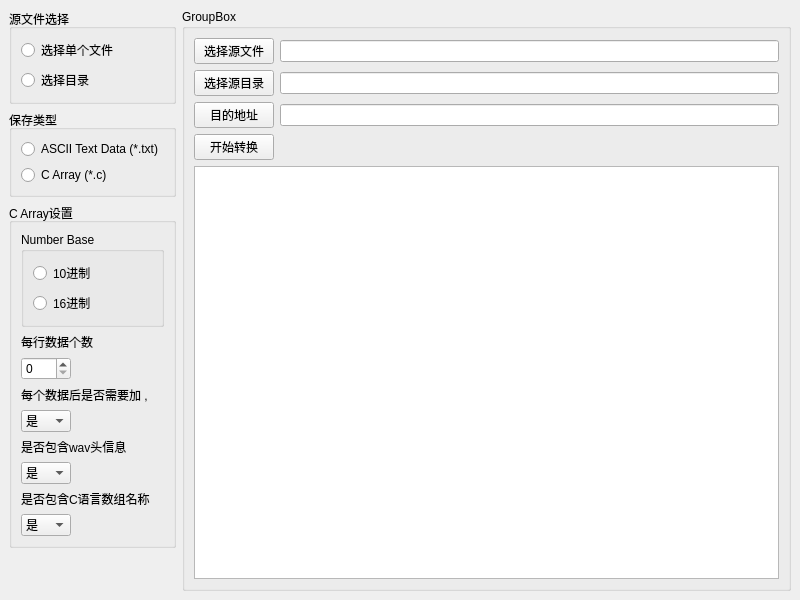
<?xml version="1.0" encoding="UTF-8"?>
<ui version="4.0">
 <class>MainWindow</class>
 <widget class="QMainWindow" name="MainWindow">
  <property name="geometry">
   <rect>
    <x>0</x>
    <y>0</y>
    <width>800</width>
    <height>600</height>
   </rect>
  </property>
  <property name="windowTitle">
   <string>wav_to_c_array</string>
  </property>
  <widget class="QWidget" name="centralwidget">
   <layout class="QGridLayout" name="gridLayout">
    <item row="0" column="1" rowspan="6">
     <widget class="QGroupBox" name="groupBox_4">
      <property name="title">
       <string>GroupBox</string>
      </property>
      <layout class="QGridLayout" name="gridLayout_2">
       <item row="5" column="0">
        <widget class="QPushButton" name="pushButton_dst_dir">
         <property name="text">
          <string>目的地址</string>
         </property>
        </widget>
       </item>
       <item row="7" column="0">
        <widget class="QPushButton" name="pushButton_begin_transfer">
         <property name="text">
          <string>开始转换</string>
         </property>
        </widget>
       </item>
       <item row="3" column="0">
        <widget class="QPushButton" name="pushButton_src_dir">
         <property name="text">
          <string>选择源目录</string>
         </property>
        </widget>
       </item>
       <item row="0" column="0">
        <widget class="QPushButton" name="pushButton_src_file">
         <property name="text">
          <string>选择源文件</string>
         </property>
        </widget>
       </item>
       <item row="0" column="1">
        <widget class="QLineEdit" name="lineEdit_src_file">
         <property name="enabled">
          <bool>true</bool>
         </property>
         <property name="readOnly">
          <bool>true</bool>
         </property>
         <property name="clearButtonEnabled">
          <bool>false</bool>
         </property>
        </widget>
       </item>
       <item row="3" column="1">
        <widget class="QLineEdit" name="lineEdit_src_dir">
         <property name="readOnly">
          <bool>true</bool>
         </property>
        </widget>
       </item>
       <item row="5" column="1">
        <widget class="QLineEdit" name="lineEdit_dst_dir">
         <property name="readOnly">
          <bool>true</bool>
         </property>
        </widget>
       </item>
       <item row="8" column="0" colspan="2">
        <widget class="QTextBrowser" name="textBrowser">
         <property name="inputMethodHints">
          <set>Qt::ImhNone</set>
         </property>
        </widget>
       </item>
      </layout>
     </widget>
    </item>
    <item row="0" column="0">
     <widget class="QGroupBox" name="groupBox">
      <property name="maximumSize">
       <size>
        <width>200</width>
        <height>200</height>
       </size>
      </property>
      <property name="title">
       <string>源文件选择</string>
      </property>
      <layout class="QVBoxLayout" name="verticalLayout">
       <item>
        <widget class="QRadioButton" name="radioButton_src_file">
         <property name="text">
          <string>选择单个文件</string>
         </property>
        </widget>
       </item>
       <item>
        <widget class="QRadioButton" name="radioButton_src_dir">
         <property name="text">
          <string>选择目录</string>
         </property>
        </widget>
       </item>
      </layout>
     </widget>
    </item>
    <item row="1" column="0">
     <widget class="QGroupBox" name="groupBox_5">
      <property name="title">
       <string>保存类型</string>
      </property>
      <layout class="QVBoxLayout" name="verticalLayout_4">
       <item>
        <widget class="QRadioButton" name="radioButton_txt_file">
         <property name="text">
          <string>ASCII Text Data (*.txt)</string>
         </property>
        </widget>
       </item>
       <item>
        <widget class="QRadioButton" name="radioButton_c_file">
         <property name="text">
          <string>C Array (*.c)</string>
         </property>
        </widget>
       </item>
      </layout>
     </widget>
    </item>
    <item row="2" column="0">
     <widget class="QGroupBox" name="groupBox_3">
      <property name="title">
       <string>C Array设置</string>
      </property>
      <layout class="QVBoxLayout" name="verticalLayout_3">
       <item>
        <widget class="QGroupBox" name="groupBox_2">
         <property name="title">
          <string>Number Base</string>
         </property>
         <layout class="QVBoxLayout" name="verticalLayout_2">
          <item>
           <widget class="QRadioButton" name="radioButton_decimal">
            <property name="text">
             <string>10进制</string>
            </property>
           </widget>
          </item>
          <item>
           <widget class="QRadioButton" name="radioButton_hex">
            <property name="text">
             <string>16进制</string>
            </property>
           </widget>
          </item>
         </layout>
        </widget>
       </item>
       <item>
        <widget class="QLabel" name="label">
         <property name="text">
          <string>每行数据个数</string>
         </property>
        </widget>
       </item>
       <item>
        <widget class="QSpinBox" name="spinBox_max_num_in_line">
         <property name="maximumSize">
          <size>
           <width>50</width>
           <height>16777215</height>
          </size>
         </property>
        </widget>
       </item>
       <item>
        <widget class="QLabel" name="label_2">
         <property name="text">
          <string>每个数据后是否需要加 ,</string>
         </property>
        </widget>
       </item>
       <item>
        <widget class="QComboBox" name="comboBox_comma_select">
         <property name="maximumSize">
          <size>
           <width>50</width>
           <height>16777215</height>
          </size>
         </property>
         <item>
          <property name="text">
           <string>是</string>
          </property>
         </item>
         <item>
          <property name="text">
           <string>否</string>
          </property>
         </item>
        </widget>
       </item>
       <item>
        <widget class="QLabel" name="label_4">
         <property name="text">
          <string>是否包含wav头信息</string>
         </property>
        </widget>
       </item>
       <item>
        <widget class="QComboBox" name="comboBox_wav_header">
         <property name="maximumSize">
          <size>
           <width>50</width>
           <height>16777215</height>
          </size>
         </property>
         <item>
          <property name="text">
           <string>是</string>
          </property>
         </item>
         <item>
          <property name="text">
           <string>否</string>
          </property>
         </item>
        </widget>
       </item>
       <item>
        <widget class="QLabel" name="label_5">
         <property name="text">
          <string>是否包含C语言数组名称</string>
         </property>
        </widget>
       </item>
       <item>
        <widget class="QComboBox" name="comboBox_c_name">
         <property name="maximumSize">
          <size>
           <width>50</width>
           <height>16777215</height>
          </size>
         </property>
         <item>
          <property name="text">
           <string>是</string>
          </property>
         </item>
         <item>
          <property name="text">
           <string>否</string>
          </property>
         </item>
        </widget>
       </item>
      </layout>
     </widget>
    </item>
   </layout>
  </widget>
 </widget>
 <resources/>
 <connections/>
</ui>
